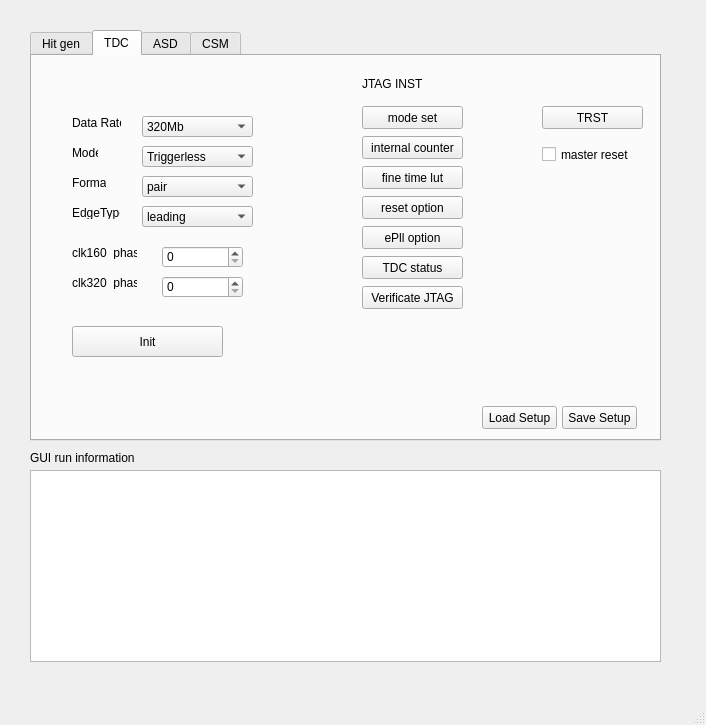
<?xml version="1.0" encoding="UTF-8"?>
<ui version="4.0">
 <class>MainWindow</class>
 <widget class="QMainWindow" name="MainWindow">
  <property name="geometry">
   <rect>
    <x>0</x>
    <y>0</y>
    <width>706</width>
    <height>725</height>
   </rect>
  </property>
  <property name="windowTitle">
   <string>MainWindow</string>
  </property>
  <widget class="QWidget" name="centralwidget">
   <widget class="QTabWidget" name="tabWidget">
    <property name="geometry">
     <rect>
      <x>30</x>
      <y>30</y>
      <width>631</width>
      <height>411</height>
     </rect>
    </property>
    <property name="currentIndex">
     <number>1</number>
    </property>
    <widget class="QWidget" name="tab">
     <attribute name="title">
      <string>Hit gen</string>
     </attribute>
    </widget>
    <widget class="QWidget" name="tab_2">
     <attribute name="title">
      <string>TDC</string>
     </attribute>
     <widget class="QLabel" name="label_5">
      <property name="geometry">
       <rect>
        <x>330</x>
        <y>20</y>
        <width>61</width>
        <height>16</height>
       </rect>
      </property>
      <property name="text">
       <string>JTAG INSTR</string>
      </property>
     </widget>
     <widget class="QPushButton" name="pushButton_4">
      <property name="geometry">
       <rect>
        <x>330</x>
        <y>110</y>
        <width>101</width>
        <height>23</height>
       </rect>
      </property>
      <property name="text">
       <string>fine time lut</string>
      </property>
     </widget>
     <widget class="QPushButton" name="pushButton_3">
      <property name="geometry">
       <rect>
        <x>330</x>
        <y>80</y>
        <width>101</width>
        <height>23</height>
       </rect>
      </property>
      <property name="text">
       <string>internal counter</string>
      </property>
     </widget>
     <widget class="QLabel" name="label">
      <property name="geometry">
       <rect>
        <x>40</x>
        <y>60</y>
        <width>49</width>
        <height>13</height>
       </rect>
      </property>
      <property name="text">
       <string>Data Rate</string>
      </property>
     </widget>
     <widget class="QComboBox" name="comboBox_2">
      <property name="geometry">
       <rect>
        <x>110</x>
        <y>90</y>
        <width>111</width>
        <height>21</height>
       </rect>
      </property>
      <item>
       <property name="text">
        <string>Triggerless</string>
       </property>
      </item>
      <item>
       <property name="text">
        <string>Triggered</string>
       </property>
      </item>
     </widget>
     <widget class="QComboBox" name="comboBox_4">
      <property name="geometry">
       <rect>
        <x>110</x>
        <y>150</y>
        <width>111</width>
        <height>21</height>
       </rect>
      </property>
      <item>
       <property name="text">
        <string>leading</string>
       </property>
      </item>
      <item>
       <property name="text">
        <string>falling</string>
       </property>
      </item>
     </widget>
     <widget class="QPushButton" name="pushButton_5">
      <property name="geometry">
       <rect>
        <x>330</x>
        <y>140</y>
        <width>101</width>
        <height>23</height>
       </rect>
      </property>
      <property name="text">
       <string>reset option</string>
      </property>
     </widget>
     <widget class="QPushButton" name="pushButton_6">
      <property name="geometry">
       <rect>
        <x>330</x>
        <y>170</y>
        <width>101</width>
        <height>23</height>
       </rect>
      </property>
      <property name="text">
       <string>ePll option</string>
      </property>
     </widget>
     <widget class="QLabel" name="label_4">
      <property name="geometry">
       <rect>
        <x>40</x>
        <y>150</y>
        <width>48</width>
        <height>13</height>
       </rect>
      </property>
      <property name="text">
       <string>EdgeType</string>
      </property>
     </widget>
     <widget class="QPushButton" name="pushButton">
      <property name="geometry">
       <rect>
        <x>40</x>
        <y>270</y>
        <width>151</width>
        <height>31</height>
       </rect>
      </property>
      <property name="text">
       <string>Init</string>
      </property>
     </widget>
     <widget class="QComboBox" name="comboBox_3">
      <property name="geometry">
       <rect>
        <x>110</x>
        <y>120</y>
        <width>111</width>
        <height>21</height>
       </rect>
      </property>
      <item>
       <property name="text">
        <string>pair</string>
       </property>
      </item>
      <item>
       <property name="text">
        <string>edge</string>
       </property>
      </item>
      <item>
       <property name="text">
        <string>double_edge</string>
       </property>
      </item>
      <item>
       <property name="text">
        <string>pair_full_width</string>
       </property>
      </item>
      <item>
       <property name="text">
        <string>debug</string>
       </property>
      </item>
      <item>
       <property name="text">
        <string>TDC_ID</string>
       </property>
      </item>
     </widget>
     <widget class="QLabel" name="label_2">
      <property name="geometry">
       <rect>
        <x>40</x>
        <y>90</y>
        <width>26</width>
        <height>13</height>
       </rect>
      </property>
      <property name="text">
       <string>Mode</string>
      </property>
     </widget>
     <widget class="QPushButton" name="pushButton_7">
      <property name="geometry">
       <rect>
        <x>330</x>
        <y>200</y>
        <width>101</width>
        <height>23</height>
       </rect>
      </property>
      <property name="text">
       <string>TDC status</string>
      </property>
     </widget>
     <widget class="QComboBox" name="comboBox">
      <property name="geometry">
       <rect>
        <x>110</x>
        <y>60</y>
        <width>111</width>
        <height>21</height>
       </rect>
      </property>
      <item>
       <property name="text">
        <string>320Mb</string>
       </property>
      </item>
      <item>
       <property name="text">
        <string>160Mb</string>
       </property>
      </item>
      <item>
       <property name="text">
        <string>80Mb</string>
       </property>
      </item>
     </widget>
     <widget class="QLabel" name="label_3">
      <property name="geometry">
       <rect>
        <x>40</x>
        <y>120</y>
        <width>34</width>
        <height>13</height>
       </rect>
      </property>
      <property name="text">
       <string>Format</string>
      </property>
     </widget>
     <widget class="QPushButton" name="pushButton_2">
      <property name="geometry">
       <rect>
        <x>330</x>
        <y>50</y>
        <width>101</width>
        <height>23</height>
       </rect>
      </property>
      <property name="text">
       <string>mode set</string>
      </property>
     </widget>
     <widget class="QSpinBox" name="spinBox">
      <property name="geometry">
       <rect>
        <x>130</x>
        <y>190</y>
        <width>81</width>
        <height>22</height>
       </rect>
      </property>
      <property name="maximum">
       <number>31</number>
      </property>
     </widget>
     <widget class="QLabel" name="label_7">
      <property name="geometry">
       <rect>
        <x>40</x>
        <y>190</y>
        <width>65</width>
        <height>13</height>
       </rect>
      </property>
      <property name="text">
       <string>clk160_phase</string>
      </property>
     </widget>
     <widget class="QLabel" name="label_8">
      <property name="geometry">
       <rect>
        <x>40</x>
        <y>220</y>
        <width>65</width>
        <height>13</height>
       </rect>
      </property>
      <property name="text">
       <string>clk320_phase</string>
      </property>
     </widget>
     <widget class="QSpinBox" name="spinBox_2">
      <property name="geometry">
       <rect>
        <x>130</x>
        <y>220</y>
        <width>81</width>
        <height>22</height>
       </rect>
      </property>
      <property name="maximum">
       <number>15</number>
      </property>
     </widget>
     <widget class="QPushButton" name="pushButton_8">
      <property name="geometry">
       <rect>
        <x>510</x>
        <y>50</y>
        <width>101</width>
        <height>23</height>
       </rect>
      </property>
      <property name="text">
       <string>TRST</string>
      </property>
     </widget>
     <widget class="QPushButton" name="pushButton_9">
      <property name="geometry">
       <rect>
        <x>330</x>
        <y>230</y>
        <width>101</width>
        <height>23</height>
       </rect>
      </property>
      <property name="text">
       <string>Verificate JTAG</string>
      </property>
     </widget>
     <widget class="QCheckBox" name="checkBox">
      <property name="geometry">
       <rect>
        <x>510</x>
        <y>90</y>
        <width>91</width>
        <height>17</height>
       </rect>
      </property>
      <property name="text">
       <string>master reset</string>
      </property>
     </widget>
     <widget class="QPushButton" name="pushButton_10">
      <property name="geometry">
       <rect>
        <x>530</x>
        <y>350</y>
        <width>75</width>
        <height>23</height>
       </rect>
      </property>
      <property name="text">
       <string>Save Setup</string>
      </property>
     </widget>
     <widget class="QPushButton" name="pushButton_11">
      <property name="geometry">
       <rect>
        <x>450</x>
        <y>350</y>
        <width>75</width>
        <height>23</height>
       </rect>
      </property>
      <property name="text">
       <string>Load Setup</string>
      </property>
     </widget>
    </widget>
    <widget class="QWidget" name="tab_3">
     <attribute name="title">
      <string>ASD</string>
     </attribute>
    </widget>
    <widget class="QWidget" name="tab_4">
     <attribute name="title">
      <string>CSM</string>
     </attribute>
    </widget>
   </widget>
   <widget class="QTextBrowser" name="textBrowser">
    <property name="geometry">
     <rect>
      <x>30</x>
      <y>470</y>
      <width>631</width>
      <height>192</height>
     </rect>
    </property>
   </widget>
   <widget class="QLabel" name="label_6">
    <property name="geometry">
     <rect>
      <x>30</x>
      <y>450</y>
      <width>181</width>
      <height>16</height>
     </rect>
    </property>
    <property name="text">
     <string>GUI run information</string>
    </property>
   </widget>
  </widget>
  <widget class="QMenuBar" name="menubar">
   <property name="geometry">
    <rect>
     <x>0</x>
     <y>0</y>
     <width>706</width>
     <height>21</height>
    </rect>
   </property>
  </widget>
  <widget class="QStatusBar" name="statusbar"/>
 </widget>
 <resources/>
 <connections/>
</ui>
